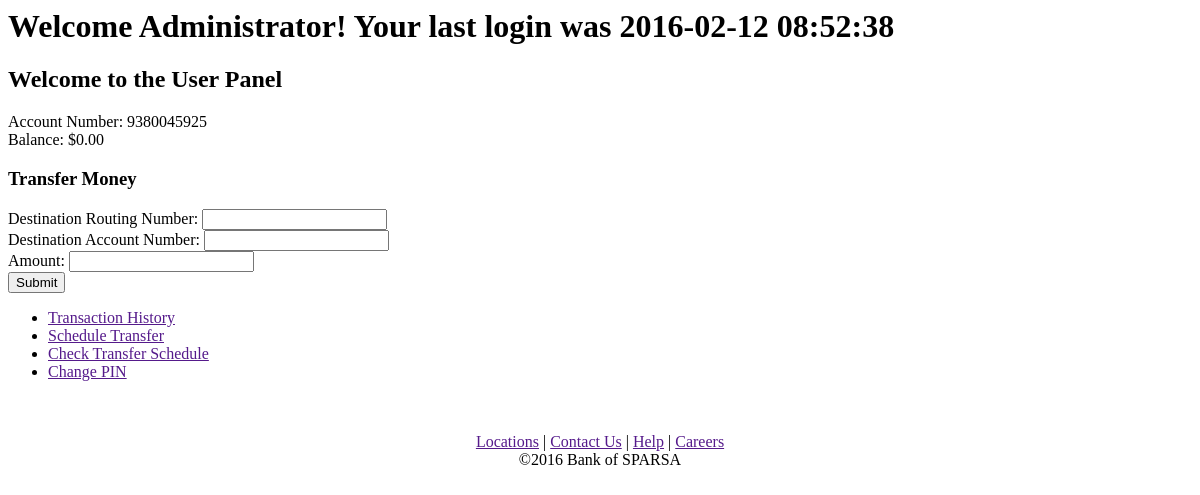
The app's page /user/panel.php (signed in), older data.
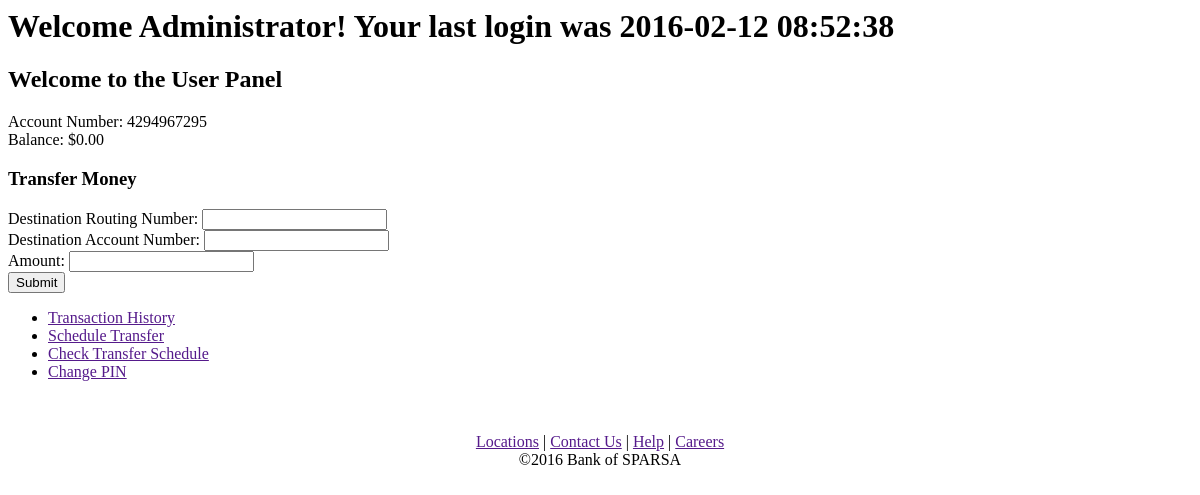
The same page, newer data.
### tables this page shows
CREATE TABLE accounts (userID int AUTO_INCREMENT,
  accountNum int(10) unsigned,
  accountPIN int(4),
  balance numeric(16,2) default 0.0,
  primary key (userID));

### user/panel.php (the view, shortened to what this page needs)
<?php
  $root = realpath($_SERVER["DOCUMENT_ROOT"]);
  include("$root/includes/functions.inc.php");
?>
<html>
<body>
  <h1>Welcome <?php echo $_SESSION['name']; ?>! Your last login was <?php echo get_last_login($_SESSION['username']); ?></h1>
  <h2>Welcome to the User Panel</h2>
  Account Number: <?php echo get_accountNum($_SESSION['username']); ?><br>
  Balance: $<?php echo get_balance(get_accountNum($_SESSION['username'])); ?>
  <br>
    <h3>Transfer Money</h3>
    <form name="transfer" action="transfer.php" method="post">
      Destination Routing Number: <input type="text" name="dst_routing_num" value=""><br>
      Destination Account Number: <input type="text" name="dst_acct" value=""><br>
      Amount: <input type="text" name="amount" value=""><br>
      <input type="submit" name="submit" value="Submit">
    </form>
  <ul>
    <li><a href="">Transaction History</a></li>
    <li><a href="">Schedule Transfer</a></li>
    <li><a href="">Check Transfer Schedule</a></li>
    <li><a href="">Change PIN</a></li>
  </ul>
  <?php footer(); ?>
</body>
</html>

### includes/functions.inc.php (shortened to what this page needs)
<?php
function get_accountNum($username) {
  $mysqli = new mysqli(DB_HOST,DB_USER,DB_PASSWORD,DB_NAME);
  if (!($stmt = $mysqli->prepare("SELECT userID,accountNum,login.username FROM accounts JOIN login using(userID) WHERE username = ?"))) {
    echo "Prepare failed: (" . $mysqli->errno . ") " . $mysqli->error;
  }
  if (!$stmt->bind_param("s", $username)) {
    echo "Binding parameters failed: (" . $stmt->errno . ") " . $stmt->error;
  }
  if (!$stmt->execute()) {
    echo "Execute failed: (" . $stmt->errno . ") " . $stmt->error;
  }
  $stmt->bind_result($userID,$acct,$user_name);
  if ($stmt->num_rows() === 1) {
    while ($stmt->fetch()) {
      $accountNum = $acct;
    }
  }
  return $accountNum;
}
function get_balance($accountNum) {
  $mysqli = new mysqli(DB_HOST,DB_USER,DB_PASSWORD,DB_NAME);
  if (!($stmt = $mysqli->prepare("SELECT balance FROM accounts where accountNum = ?"))) {
    echo "Prepare failed: (" . $mysqli->errno . ") " . $mysqli->error;
  }
  if (!$stmt->bind_param("s", $accountNum)) {
    echo "Binding parameters failed: (" . $stmt->errno . ") " . $stmt->error;
  }
  if (!$stmt->execute()) {
    echo "Execute failed: (" . $stmt->errno . ") " . $stmt->error;
  }
  $stmt->bind_result($balance);
  if ($stmt->num_rows() === 1) {
    while ($stmt->fetch()) {
      $bal = $balance;
    }
  }
  else {
    return NULL;
  }
  return number_format($bal,2);
}
function get_last_login($username) {
  $mysqli = new mysqli(DB_HOST,DB_USER,DB_PASSWORD,DB_NAME);
  if (!($stmt = $mysqli->prepare("SELECT last_login FROM login where username = ?"))) {
    echo "Prepare failed: (" . $mysqli->errno . ") " . $mysqli->error;
  }
  if (!$stmt->bind_param("s", $username)) {
    echo "Binding parameters failed: (" . $stmt->errno . ") " . $stmt->error;
  }
  if (!$stmt->execute()) {
    echo "Execute failed: (" . $stmt->errno . ") " . $stmt->error;
  }
  $stmt->bind_result($login);
  if ($stmt->num_rows() === 1) {
    while ($stmt->fetch()) {
      $last_login = $login;
    }
  }
  return $last_login;
}
function footer() {
  echo "<div id=\"footer\">\n<center><br><br><a href=\"\">Locations</a> | <a href=\"\">Contact Us</a> | <a href=\"\">Help</a> | <a href=\"\">Careers</a><br>";
  echo "&copy;2016 Bank of SPARSA</center></div>\n";
}
?>

Row changes from the older to the newer data that the page shows:
changed accounts: accountNum "9380045925" → "4294967295"
